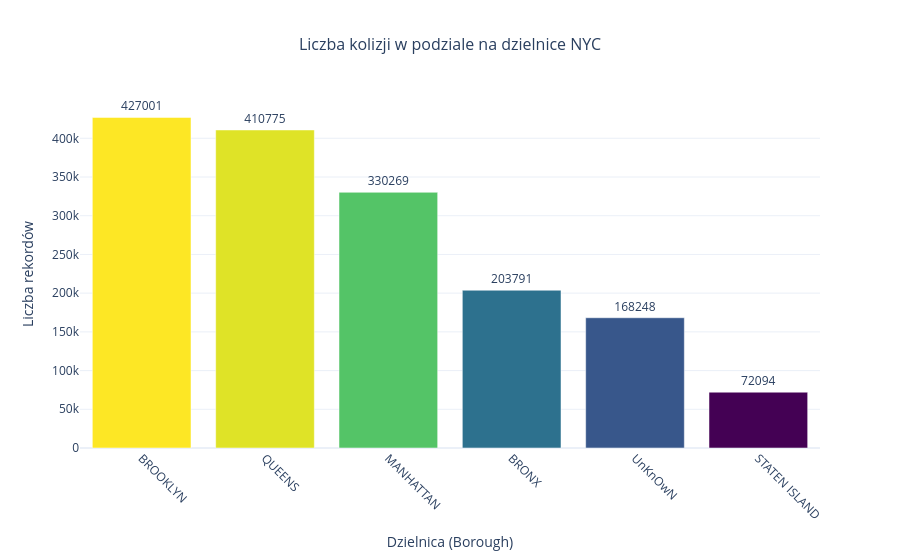

Notebook source saved alongside this figure:
### Markdown cell above
3.6. Zestawienie ilości wypadków dla każdej z dzielnic

### Code cell
from charts import acc_group_borough
acc_group_borough(df)

### Figure 1 — Plotly figure (JSON) as saved in the notebook; plotly's stock layout.template omitted (floating-point values rounded to 4 significant figures)
{"data": [{"hovertemplate": "Dzielnica (Borough)=%{x}<br>Liczba rekordów=%{marker.color}<extra></extra>", "legendgroup": "", "marker": {"color": [427001, 410775, 330269, 203791, 168248, 72094], "coloraxis": "coloraxis", "pattern": {"shape": ""}}, "name": "", "orientation": "v", "showlegend": false, "text": [427000.0, 410800.0, 330300.0, 203800.0, 168200.0, 72090.0], "textposition": "outside", "x": ["BROOKLYN", "QUEENS", "MANHATTAN", "BRONX", "UnKnOwN", "STATEN ISLAND"], "xaxis": "x", "y": [427001, 410775, 330269, 203791, 168248, 72094], "yaxis": "y", "type": "bar"}], "layout": {"xaxis": {"anchor": "y", "domain": [0.0, 1.0], "title": {"text": "Dzielnica (Borough)"}, "tickangle": 45}, "yaxis": {"anchor": "x", "domain": [0.0, 1.0], "title": {"text": "Liczba rekordów"}}, "coloraxis": {"colorbar": {"title": {"text": "Liczba rekordów"}}, "colorscale": [[0.0, "#440154"], [0.1111, "#482878"], [0.2222, "#3e4989"], [0.3333, "#31688e"], [0.4444, "#26828e"], [0.5556, "#1f9e89"], [0.6667, "#35b779"], [0.7778, "#6ece58"], [0.8889, "#b5de2b"], [1.0, "#fde725"]], "showscale": false}, "legend": {"tracegroupgap": 0}, "title": {"text": "Liczba kolizji w podziale na dzielnice NYC", "font": {"size": 16}, "x": 0.5}, "barmode": "relative"}}
